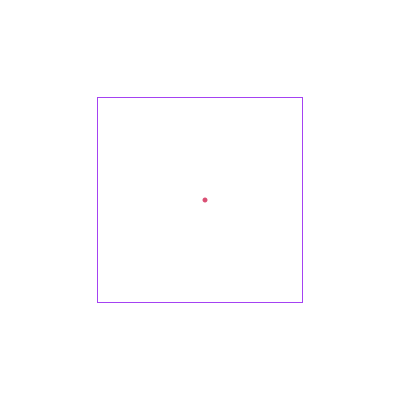
Frame 1 (no input)
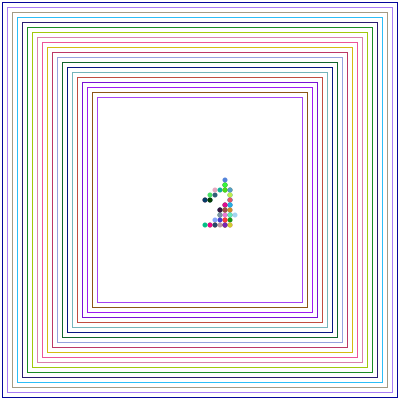
Frame 60 (the mouse pressed at the canvas centre just before this capture)
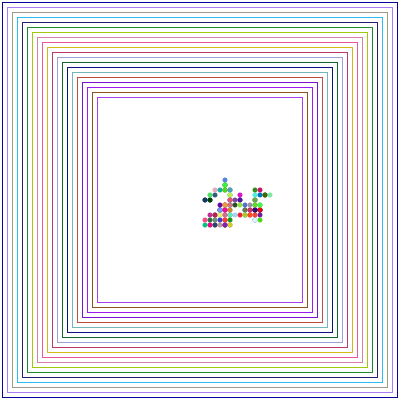
Frame 120 (the mouse held since frame 60 and released just before this capture)

The Processing sketch that drew these frames (run headless with seeded random() and noise(); from frame 60 on, the mouse is pressed at the canvas centre):

// Processing sketch: processing_90836
// ── processing_90836.pde

//Dongjae "Krystofer" Kim
//Trippy Travellor


Krys k;
int rectSize;

void setup() {
  size(400, 400);
  k = new Krys();
  rectSize = 205;
  frameRate(20);
  background(255);
}

void draw() {
  rectMode(CENTER);
  noFill();
  stroke(random(255),random(255),random(255));
  rect(width/2,width/2,rectSize,rectSize);
  if (rectSize < width) {
   rectSize += 10;
  } 
  
  k.step();
  k.render();
  
}

class Krys {
  int x, y;

  Krys() {
    x = width/2;
    y = height/2;
  }

  void render() {
    noStroke();
    fill(random(255),random(255),random(255));
    ellipse(x, y,5,5);
  }

  void step() {
    int choice = int(random(4));

    if (choice == 0) {
      x += 5;
    } 
    else if (choice == 1) {
      x -= 5;
    } 
    else if (choice == 2) {
      y += 5;
    } 
    else {
      y -= 5;
    }

    x = constrain(x, 100, 300);
    y = constrain(y, 100, 300);
  }
}
